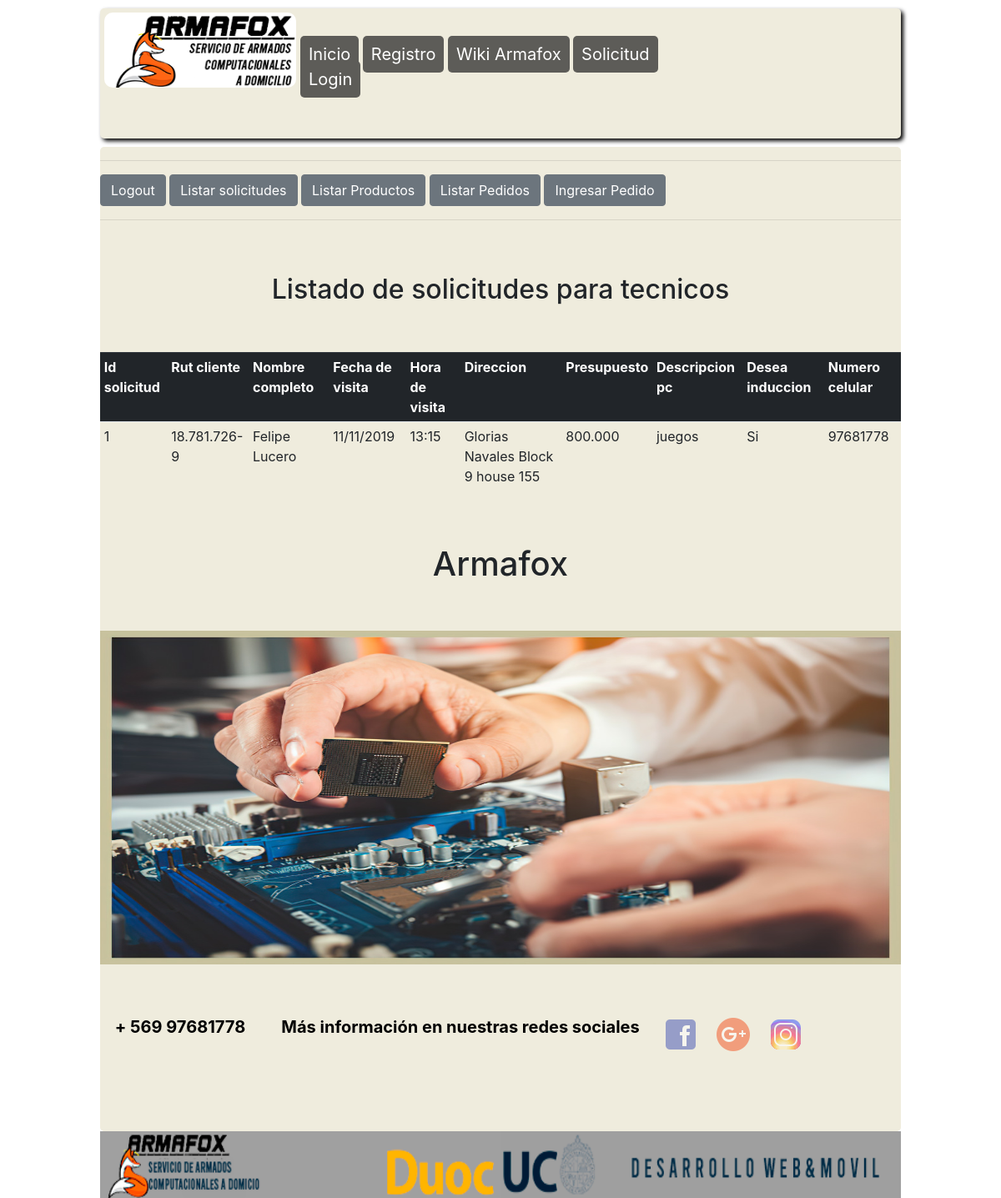
Screenshot of /listar_soli_tecnico (signed in) with the database file from the repository.
### app_Armado/models.py (models this page shows, shortened)
class Solicitud(models.Model):
    id_servicio = models.IntegerField(primary_key=True)
    rut_cliente= models.CharField(max_length=12)
    Nombre_completo = models.CharField(max_length=100)
    fecha_de_visita = models.CharField(max_length=10)
    hora_de_visita = models.CharField(max_length=5)
    direccion= models.CharField(max_length=100)
    preosupuesto = models.CharField(max_length=9)
    descripcion_pc_a_solicitar= models.CharField(max_length=50)
    desea_induccion= models.CharField(max_length=2)
    numero_celular = models.CharField(max_length=8)

### app_Armado/views.py (the view)
# urls.py: path('listar_soli_tecnico',login_required(listar_solicitud_tecnico) , name='listar_soli_tecnico'),
def listar_solicitud_tecnico(request):
    soli = Solicitud.objects.all()
    return render(request, 'plantillas/listar_soli_tecnico.html', {'solicitud': soli})

### app_Armado/templates/plantillas/listar_soli_tecnico.html (shortened to what this page needs)
{% extends 'plantillas/Armafox.html' %}
{% block content %}
    <link rel="stylesheet" href="https://stackpath.bootstrapcdn.com/bootstrap/4.1.3/css/bootstrap.min.css">
    <hr/>
    <a class="btn btn-secondary"  href="http://127.0.0.1:8000/accounts/logout/" >Logout</a> </li>
    <a class="btn btn-secondary" role="button"   href="{% url 'listar_soli_tecnico' %}">Listar solicitudes</a>
    <a  class="btn btn-secondary" role="button"    href="{% url 'listar_producto' %}">Listar Productos</a>
    <a  class="btn btn-secondary" role="button"    href="{% url 'listarpedidos' %}">Listar Pedidos</a>
    <a  class="btn btn-secondary" role="button"    href="{% url 'solicitud' %}">Ingresar Pedido</a>
    <hr/>
    <br/>
    <br/>
    <h2 align='center'  >Listado de solicitudes para tecnicos</h2>
    <br/>
    <br/>
    <div class="table-responsive">
        <table class="table table-sm">
            <tr class="thead-dark">
                <th>Id solicitud</th>
                <th>Rut cliente</th>
                <th>Nombre completo</th>
                <th>Fecha de visita</th>
                <th>Hora de visita</th>
                <th>Direccion</th>
                <th>Presupuesto</th>
                <th>Descripcion pc</th>
                <th>Desea induccion</th>
                <th>Numero celular</th>
            </tr>
            {% for s in solicitud %}
            <tr>
                <td>{{s.id_servicio}}</td>
                <td>{{s.rut_cliente}}</td>
                <td>{{s.Nombre_completo}}</td>
                <td>{{s.fecha_de_visita}}</td>
                <td>{{s.hora_de_visita}}</td>
                <td>{{s.direccion}}</td>
                <td>{{s.preosupuesto}}</td>
                <td>{{s.descripcion_pc_a_solicitar}}</td>
                <td>{{s.desea_induccion}}</td>
                <td>{{s.numero_celular}}</td>
            </tr>
            {%endfor%}
        </table>
    </div>
    <article>
        <br/>
        <br/>
        <H1 align="center"> Armafox</H1>
        <br/>
        <br/>
        <div id="divinovacion">
            <img id=imginovacion src= "/static/img/tecnico_cliente.jpeg" alt="imagen inovacion">
        <br/>
        <br/>
        <br/>
        </div>
    </article>
    <section id="informacion">
        <div class="numero">
            <p><strong>+ 569 97681778</strong></p>
        </div>
        <div class="parmado">
            <article>
            <p><strong>Más información en nuestras redes sociales</strong></p>
            </article>
        </div>
            <section class="redes">
                <div class="Facebook"><a target="_blank" href="
                    https://www.facebook.com/ArmaFox-ARMAMOSTUPCENCASA-112910423409893/?modal=admin_todo_tour">Fac</a></div>
                <div class="Google"><a target="_blank" href="https://twitter.com/ArmafoxA">Goo</a></div>
                <div class="Instagran"><a target="_blank" href="https://www.instagram.com/armafox_armapc_cl/?hl=es-la">Ins</a></div>
                <div class="Email"><a target="_blank" href="armafoxadomicilio@gmail.com">Ema</a></div>
            </section>
    </section>
{% endblock %}

### app_Armado/static/css/armafox.css (style rules this page uses)
* { margin: 0%; padding: 0%; }
body { font-family: 'Roboto', sans-serif; }
a { text-decoration: none; color: #fff; }
#divinovacion { width: 100%; height: 400px; }
#imginovacion { width: 100%; height: 100%; }
#informacion { width: 100%; height: 200px; background: #EFECDD; color: black; padding: 60px 0px 0px 0px; border-radius: 5px; -moz-border-radius: 5px; -webkit-border-radius: 5px; box-sizing: border-box; }
#informacion .numero { width: 20%; font-size: 20px; text-align: center; color: black; float:left; }
.parmado { width: 50%; font-size: 20px; color: black; float: left; text-align: center; }
#informacion .redes >div { width: 5%; height:50px; float: left; font-size: 20px; opacity: 0.5; margin-right: 15px; }
#informacion .redes .Facebook { background: url(../img/facebook.png); -webkit-text-fill-color: transparent; }
#informacion .redes .Google { background: url(../img/googleplus.png); -webkit-text-fill-color: transparent; }
#informacion .redes .Instagran { background: url(../img/instagram.png); -webkit-text-fill-color: transparent; }
#informacion .redes .Email { background: url(../img/gmail.png); -webkit-text-fill-color: transparent; }

### rows the page displays
Solicitud: id_servicio "1", rut_cliente "18.781.726-9", Nombre_completo "Felipe Lucero", fecha_de_visita "11/11/2019", hora_de_visita "13:15", direccion "Glorias Navales Block 9 house 155", preosupuesto "800.000", descripcion_pc_a_solicitar "juegos", desea_induccion "Si", numero_celular "97681778"
